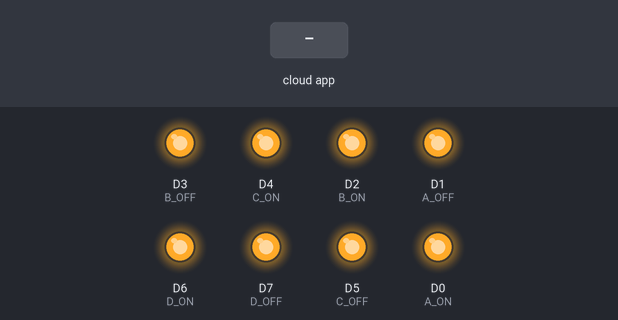
Bench run of a program on a simulated ESP8266 (NodeMCU). Shown: output pins drawn as LEDs (lit = HIGH). The test bench sets the inputs (shaded band). WiFi joins after 1.5 s; servers stay silent unless stated; what the program prints to the serial monitor is not drawn.

Above: at 2.7 s.
2.8 s: the phone or cloud app sets Steckdose.A to 0
At 3.9 s:
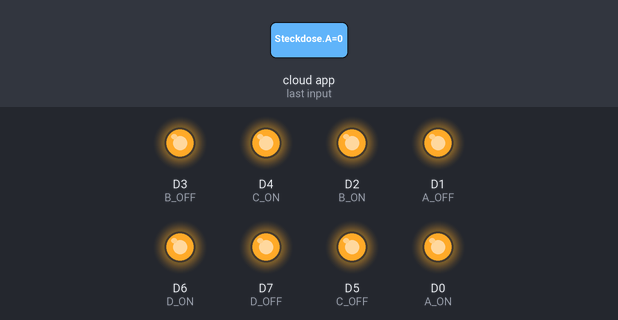
4.4 s: the phone or cloud app sets Steckdose.B to 0
At 5.1 s:
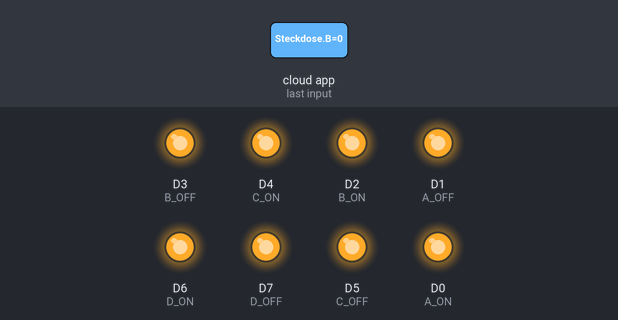
6.0 s: the phone or cloud app sets Steckdose.C to 0
At 7.3 s:
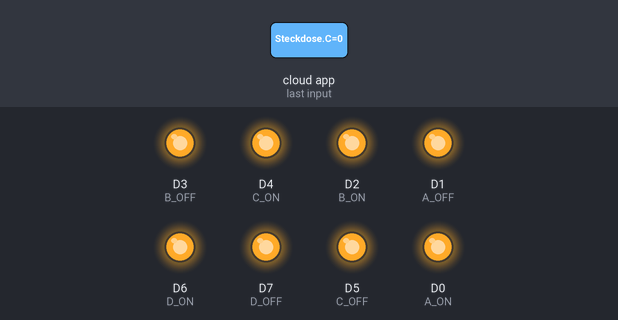
7.6 s: the phone or cloud app sets Steckdose.D to 0
At 8.8 s:
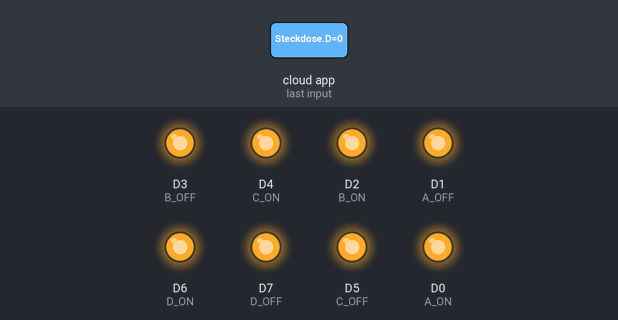
9.2 s: the phone or cloud app sets Steckdose.A to 1
At 10.0 s:
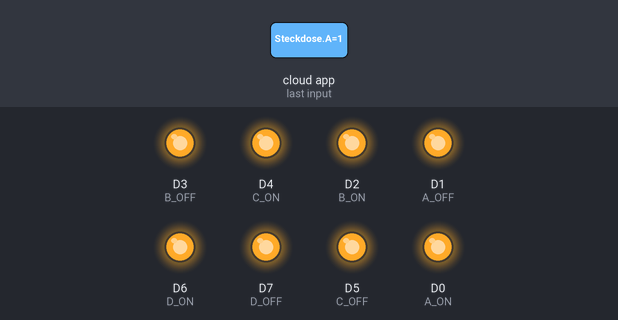
10.8 s: the phone or cloud app sets Steckdose.B to 1
At 12.4 s:
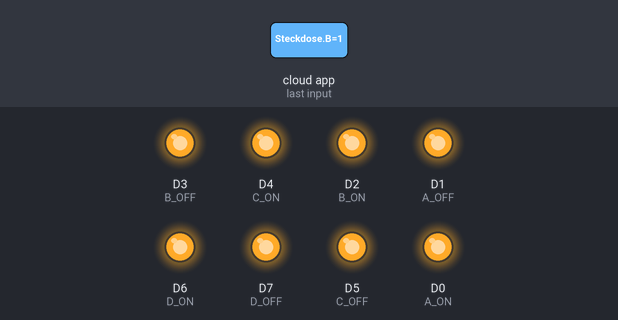
Timing chart, 0 to 13.4 s (numbered marks = the images above; inputs shaded):
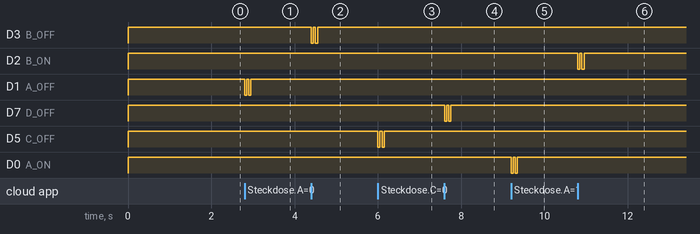

The program:

main.cpp
```cpp
#include <Arduino.h>
#ifdef ESP32
#include <WiFi.h>
#else
#include <ESP8266WiFi.h>
#endif
#include "fauxmoESP.h"

// Rename the credentials.sample.h file to credentials.h and
// edit it according to your router configuration
#include "credentials.h"

fauxmoESP fauxmo;

// -----------------------------------------------------------------------------

#define SERIAL_BAUDRATE 115200

#define A_ON D0
#define A_OFF D1
#define B_ON D2
#define B_OFF D3
#define C_ON D4
#define C_OFF D5
#define D_ON D6
#define D_OFF D7

#define ID_A "Steckdose A"
#define ID_B "Steckdose B"
#define ID_C "Steckdose C"
#define ID_D "Steckdose D"

boolean setA = false;
boolean setB = false;
boolean setC = false;
boolean setD = false;
boolean setState = false;

// -----------------------------------------------------------------------------

// -----------------------------------------------------------------------------
// Wifi
// -----------------------------------------------------------------------------

void wifiSetup()
{

    // Set WIFI module to STA mode
    WiFi.mode(WIFI_STA);

    // Connect
    Serial.printf("[WIFI] Connecting to %s ", WIFI_SSID);
    WiFi.begin(WIFI_SSID, WIFI_PASS);

    // Wait
    while (WiFi.status() != WL_CONNECTED)
    {
        Serial.print(".");
        delay(100);
    }
    Serial.println();

    // Connected!
    Serial.printf("[WIFI] STATION Mode, SSID: %s, IP address: %s\n", WiFi.SSID().c_str(), WiFi.localIP().toString().c_str());
}

void setup()
{

    // Init serial port and clean garbage
    Serial.begin(SERIAL_BAUDRATE);
    Serial.println();
    Serial.println();

    // LEDs
    pinMode(A_ON, OUTPUT);
    pinMode(A_OFF, OUTPUT);
    pinMode(B_ON, OUTPUT);
    pinMode(B_OFF, OUTPUT);
    pinMode(C_ON, OUTPUT);
    pinMode(C_OFF, OUTPUT);
    pinMode(D_ON, OUTPUT);
    pinMode(D_OFF, OUTPUT);
    digitalWrite(A_ON, HIGH);
    digitalWrite(A_OFF, HIGH);
    digitalWrite(B_ON, HIGH);
    digitalWrite(B_OFF, HIGH);
    digitalWrite(C_ON, HIGH);
    digitalWrite(C_OFF, HIGH);
    digitalWrite(D_ON, HIGH);
    digitalWrite(D_OFF, HIGH);

    // Wifi
    wifiSetup();

    // By default, fauxmoESP creates it's own webserver on the defined port
    // The TCP port must be 80 for gen3 devices (default is 1901)
    // This has to be done before the call to enable()
    fauxmo.createServer(true); // not needed, this is the default value
    fauxmo.setPort(80);        // This is required for gen3 devices

    // You have to call enable(true) once you have a WiFi connection
    // You can enable or disable the library at any moment
    // Disabling it will prevent the devices from being discovered and switched
    fauxmo.enable(true);

    // You can use different ways to invoke alexa to modify the devices state:
    // "Alexa, turn yellow lamp on"
    // "Alexa, turn on yellow lamp
    // "Alexa, set yellow lamp to fifty" (50 means 50% of brightness, note, this example does not use this functionality)

    // Add virtual devices
    fauxmo.addDevice(ID_A);
    fauxmo.addDevice(ID_B);
    fauxmo.addDevice(ID_C);
    fauxmo.addDevice(ID_D);

    fauxmo.onSetState([](unsigned char device_id, const char *device_name, bool state, unsigned char value)
                      {
                          // Callback when a command from Alexa is received.
                          // You can use device_id or device_name to choose the element to perform an action onto (relay, LED,...)
                          // State is a boolean (ON/OFF) and value a number from 0 to 255 (if you say "set kitchen light to 50%" you will receive a 128 here).
                          // Just remember not to delay too much here, this is a callback, exit as soon as possible.
                          // If you have to do something more involved here set a flag and process it in your main loop.

                          Serial.printf("[MAIN] Device #%d (%s) state: %s value: %d\n", device_id, device_name, state ? "ON" : "OFF", value);

                          // Checking for device_id is simpler if you are certain about the order they are loaded and it does not change.
                          // Otherwise comparing the device_name is safer.

                          if (strcmp(device_name, ID_A) == 0)
                          {
                              setA = true;
                              setState = state;
                          }
                          else if (strcmp(device_name, ID_B) == 0)
                          {
                              setB = true;
                              setState = state;
                          }
                          else if (strcmp(device_name, ID_C) == 0)
                          {
                              setC = true;
                              setState = state;
                          }
                          else if (strcmp(device_name, ID_D) == 0)
                          {
                              setD = true;
                              setState = state;
                          } });
}

void loop()
{

    // fauxmoESP uses an async TCP server but a sync UDP server
    // Therefore, we have to manually poll for UDP packets
    fauxmo.handle();

    // This is a sample code to output free heap every 5 seconds
    // This is a cheap way to detect memory leaks
    static unsigned long last = millis();
    if (millis() - last > 5000)
    {
        last = millis();
        Serial.printf("[MAIN] Free heap: %d bytes\n", ESP.getFreeHeap());
    }

    // If your device state is changed by any other means (MQTT, physical button,...)
    // you can instruct the library to report the new state to Alexa on next request:
    // fauxmo.setState(ID_YELLOW, true, 255);

    if (setA)
    {
        for (int i = 0; i < 2; i++)
        {
            digitalWrite(A_ON, setState ? LOW : HIGH);
            digitalWrite(A_OFF, setState ? HIGH : LOW);
            delay(50);
            digitalWrite(A_ON, HIGH);
            digitalWrite(A_OFF, HIGH);
            delay(50);
        }
        setA = false;
    }
    else if (setB)
    {
        for (int i = 0; i < 2; i++)
        {
            digitalWrite(B_ON, setState ? LOW : HIGH);
            digitalWrite(B_OFF, setState ? HIGH : LOW);
            delay(50);
            digitalWrite(B_ON, HIGH);
            digitalWrite(B_OFF, HIGH);
            delay(50);
        }
        setB = false;
    }
    else if (setC)
    {
        for (int i = 0; i < 2; i++)
        {
            digitalWrite(C_ON, setState ? LOW : HIGH);
            digitalWrite(C_OFF, setState ? HIGH : LOW);
            delay(50);
            digitalWrite(C_ON, HIGH);
            digitalWrite(C_OFF, HIGH);
            delay(50);
        }
        setC = false;
    }
    else if (setD)
    {
        for (int i = 0; i < 2; i++)
        {
            digitalWrite(D_ON, setState ? LOW : HIGH);
            digitalWrite(D_OFF, setState ? HIGH : LOW);
            delay(50);
            digitalWrite(D_ON, HIGH);
            digitalWrite(D_OFF, HIGH);
            delay(50);
        }
        setD = false;
    }
}
```

credentials.sample.h
```cpp
#define WIFI_SSID "..."
#define WIFI_PASS "..."
```

Measured:
- after the input at 2.8 s, D1 (A_OFF): alternates HIGH for 0.05 s and LOW for 0.05 s, 4 changes in all, then stays HIGH, starting at once
- after the input at 4.4 s, D3 (B_OFF): alternates HIGH for 0.05 s and LOW for 0.05 s, 4 changes in all, then stays HIGH, starting at once
- after the input at 6.0 s, D5 (C_OFF): alternates HIGH for 0.05 s and LOW for 0.05 s, 4 changes in all, then stays HIGH, starting at once
- after the input at 7.6 s, D7 (D_OFF): alternates HIGH for 0.05 s and LOW for 0.05 s, 4 changes in all, then stays HIGH, starting at once
- after the input at 9.2 s, D0 (A_ON): alternates HIGH for 0.05 s and LOW for 0.05 s, 4 changes in all, then stays HIGH, starting at once
- after the input at 10.8 s, D2 (B_ON): alternates HIGH for 0.05 s and LOW for 0.05 s, 4 changes in all, then stays HIGH, starting at once
